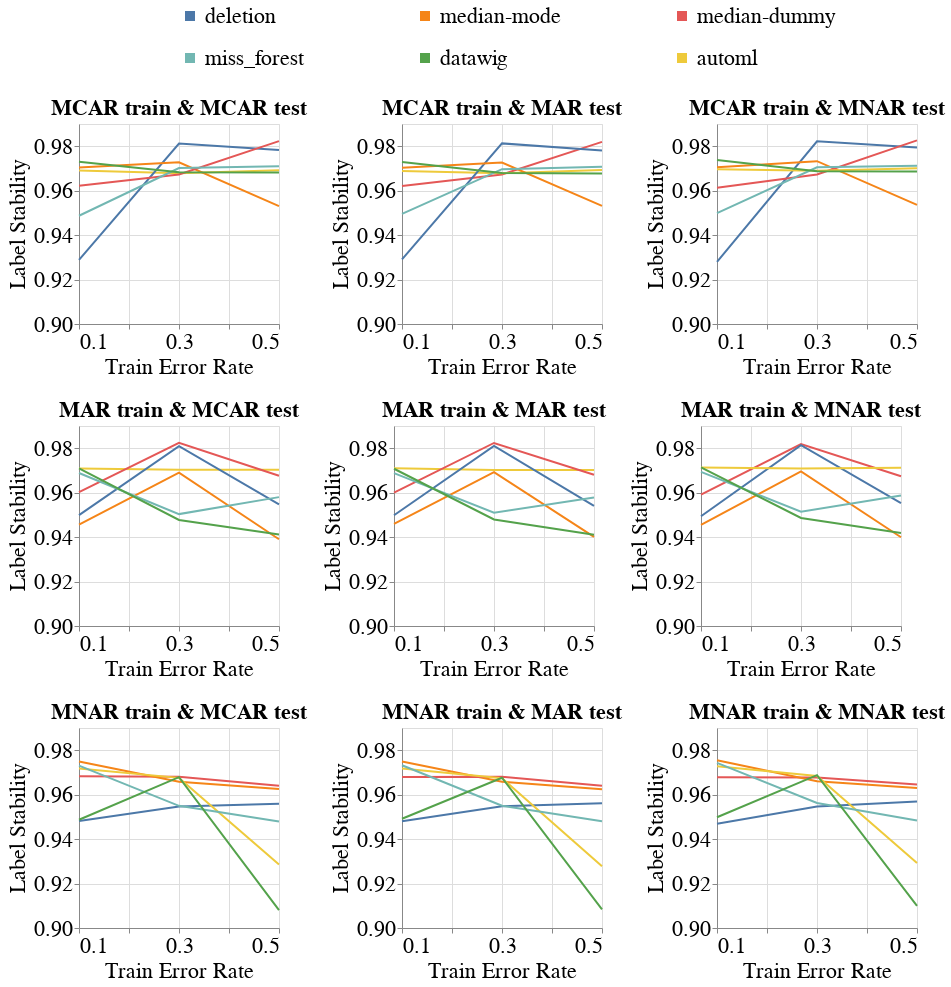

Notebook cell for this chart:
### Code cell
create_exp2_line_bands_for_diff_imputers(dataset_name=DATASET_NAME,
                                         model_name='mlp_clf',
                                         metric_name='Label_Stability',
                                         db_client=db_client,
                                         with_band=False)
